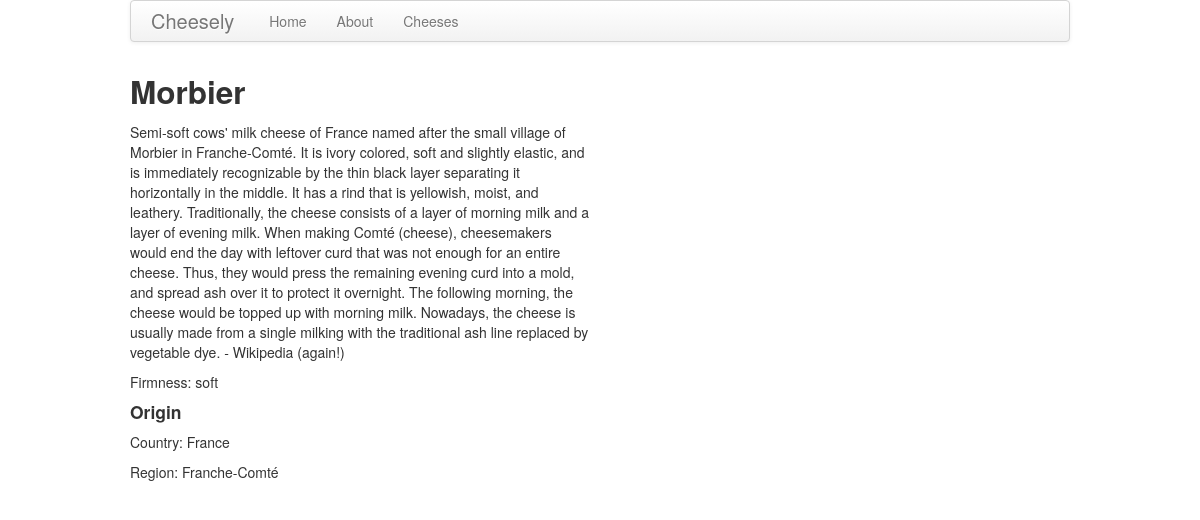
Screenshot of /cheeses/2/ with the database file from the repository.
### cheeses/models.py (models this page shows, shortened)
class Cheese(models.Model):
    FIRMNESS_UNSPECIFIED = 1
    FIRMNESS_SOFT = 2
    FIRMNESS_HARD = 3
    FIRMNESS_CHOICES = (
        (FIRMNESS_UNSPECIFIED, 'unspecified'),
        (FIRMNESS_SOFT, 'soft'),
        (FIRMNESS_HARD, 'hard'),
    )
    name = models.CharField("Name of Cheese", max_length=255)
    description = models.TextField("Description", blank=True,
                null=True)
    firmness = models.IntegerField("Firmness", max_length=20,
                choices=FIRMNESS_CHOICES, null=True, blank=True)
    country_of_origin = models.CharField("Country of Origin",
                            max_length=255, blank=True, null=True)
    region_of_origin = models.CharField("Region of Origin",
                            max_length=255, blank=True, null=True)
    photo = models.ImageField("Photo", upload_to="cheeses",
                                        blank=True, default="")
    photo_attribution = models.URLField("Photo Attribution",
                        max_length=255, blank=True, default="")

### cheeses/views.py (the view)
class CheeseDetailView(DetailView):
    model = Cheese
    template_name = 'cheeses/cheese_detail.html'

### templates/cheeses/cheese_detail.html (shortened to what this page needs)
{% extends "base.html" %}
{% block content %}
<div class="row">
    <div class="span6">
        <h2>{{ cheese.name }}</h2>
        {% if cheese.description %}
            <p>{{ cheese.description }}</p>
        {% endif %}
        {% if cheese.firmness %}
            <p>Firmness: {{ cheese.get_firmness_display }}</p>
        {% endif %}
        {% if cheese.country_of_origin or cheese.region_of_origin %}
		    <h4>Origin</h4>
		    {% if cheese.country_of_origin %}
		        <p>Country: {{ cheese.country_of_origin }}</p>
		    {% endif %}
		    {% if cheese.region_of_origin %}
		        <p>Region: {{ cheese.region_of_origin }}</p>
		    {% endif %}
		{% endif %}
    </div>
</div>
{% endblock content %}

### rows the page displays
Cheese: name "Morbier", description "Semi-soft cows' milk cheese of France named after the small village of Morbier in Franche-Comté. It is ivory colored, soft and slightly elastic, and is immediately recognizable by the thin black layer separating it horizontally in the middle. It has a rind that is yellowish, moist, and leathery. Traditionally, the cheese consists of a layer of morning milk and a layer of evening milk. When making Comté (cheese), cheesemakers would end the day with leftover curd that was not enough for an entire cheese. Thus, they would press the remaining evening curd into a mold, and spread ash over it to protect it overnight. The following morning, the cheese would be topped up with morning milk.…", firmness "soft", country_of_origin "France", region_of_origin "Franche-Comté"
